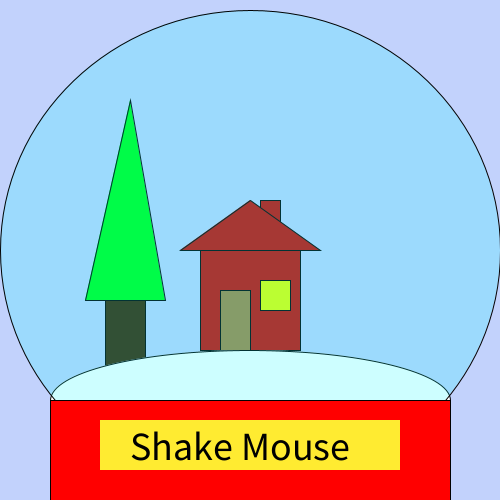
Frame 1 (no input)
Frame 60 (the mouse pressed at the canvas centre just before this capture): identical to frame 1, image omitted
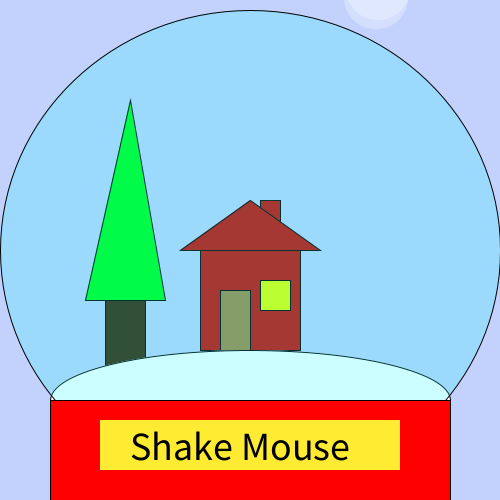
Frame 120 (the mouse held since frame 60 and released just before this capture)

The Processing sketch that drew these frames (run headless with seeded random() and noise(); from frame 60 on, the mouse is pressed at the canvas centre):

// Processing sketch: processing_169900
// ── processing_169900.pde

class Particle
{
 
  float x,y,vx,vy,diam,a;
  boolean dead =false;
  
  Particle(float _x,float _y)
  {
    x=_x;
    y=_y;
    diam= random(.5,5);
 
    a=1;
    vx=mvelx*0.2+ random(-1,1);
    vy=mvely*0.2+ random(-1,1);
  }
  
  void update()
  {
    vx+=noise(x*.01,y*.01,frameCount*.02)-.5;
    vy+=noise(y*0.01, x*0.01, frameCount*0.02+7375)-.5;
    diam++;
    x+=vx;
    y+=vy;  

    a*=0.98;
    if(a<0.05)
    {dead=true;
    }
   }
   void display()
   {
     
     
     
    fill(255,a*255); 
    noStroke();
    pushMatrix();
    translate(x,-y);
    ellipse(0,0,diam,diam);
    popMatrix();
    
     }
}



ArrayList parts;

float mvelx, mvely;
void setup()
{
  size(500,500);
 
  parts=new ArrayList();
  
}

void draw()
{
  
 background(194,210,252);
 
 stroke(2);
 fill(206,9,2);
 rect(200,250,100,100);
 rect(260,200,20,30);
 triangle(250,200,320,250,180,250);
 fill(62,39,4);
 rect(105,300,40,100);
 fill(0,252,27);
 triangle(130,100,85,300,165,300);
 fill(167,133,68);
 rect(220,290,30,60);
 fill(233,255,0);
 rect(260,280,30,30);
 fill(255);
 arc(250,400,400,100,PI,TWO_PI);
     stroke(1);
     fill(0,249,255,50);
     ellipse(250,250,500,480);
     
 
noStroke();
float tempx=noise(frameCount*0.03)*width;
float tempy=noise(frameCount*0.03+258245)*height;
mvelx= mouseX-pmouseX;
mvely= mouseY-pmouseY;


parts.add(new Particle(tempx,tempy));


for(int i=0; i< parts.size();i++)
{
  Particle p= (Particle) parts.get(i);
  if (p.dead==true)
  {
    parts.remove(i);
  }
  p.update();
  p.display();
  
  stroke(2);
     fill(255,0,0);
     rect(50,400,400,100);
     noStroke();
     fill(255,235,49);
     rect(100,420,300,50);
     fill(0);
     textSize(40);
     text("Shake Mouse", 130,460);
}
  
}

void mouseDragged()
{ for(int i=0; i<5;i++)
  {parts.add(new Particle(mouseX,mouseY));
  }
}
